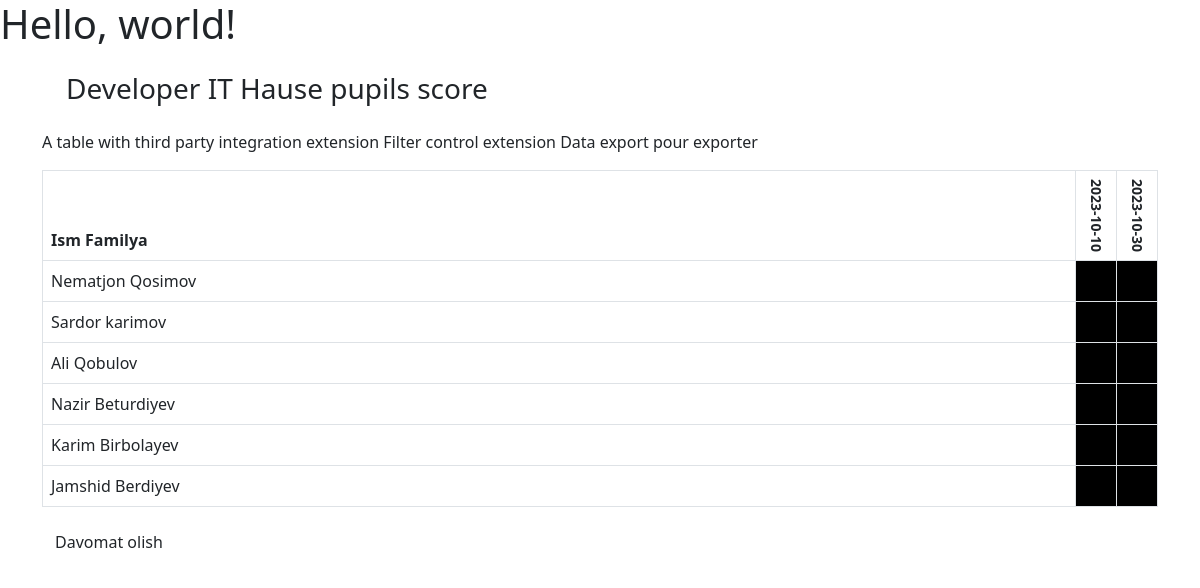
The page /3/attendance/ on the database its author committed.
### blog/models.py (models this page shows, shortened)
class Team(models.Model):
    name = models.CharField(max_length=50)

class Mark(models.Model):
    attendance = models.ForeignKey(Attendance, on_delete=models.CASCADE, related_name="mark")
    worker = models.ForeignKey(Worker, on_delete=models.CASCADE, related_name="marks")
    is_attended = models.BooleanField(default=False)
    class Meta:
        unique_together = ['attendance', 'worker']

class Attendance(models.Model):
    team = models.ForeignKey(Team, on_delete=models.CASCADE, related_name="attendance")
    date = models.DateField(auto_now_add=False)

class Worker(models.Model):
    fist_name = models.CharField(max_length=50)
    last_name = models.CharField(max_length=50)
    position = models.CharField(max_length=70)
    team = models.ForeignKey(Team, on_delete=models.CASCADE, related_name="workers")

### blog/views.py (the view)
# urls.py: path('<int:team_id>/attendance/', attedance_detail, name="detail"),
def attedance_detail(request, team_id):
    team = Team.objects.get(id=team_id)
    is_att_taken = True if Attendance.objects.filter(date=date.today(), team=team) else False
    return render(request, "detail.html", {"team": team, "is_att_taken": is_att_taken})

### templates/detail.html (shortened to what this page needs)
{% extends "base.html" %}
{% block content %}
{% now "Y-m-d" as today %}
<div class="container mt-3">
        <h3 class="m-4"> {{team.name}} IT Hause pupils score</h3>
        <p>A table with third party integration extension Filter control extension Data export</a> pour exporter</p>
        <table class="table table-bordered">
            <thead>
                <tr>
                    <th scope="col">Ism Familya</th>
                    {% for mark in team.workers.first.marks.all %}
                    <th style="writing-mode: vertical-rl; text-orientation: mixed;">
                        {% if today == mark.attendance.date|date:"Y-m-d" %}
                        <small><a href="{% url 'update' mark.attendance.id %}">{{mark.attendance.date|date:"Y-m-d"}}</a></small>
                        {% else %}
                        <small>{{mark.attendance.date|date:"Y-m-d"}}</small>
                        {% endif %}
                    </th>
                    {% endfor %}
                </tr>
            </thead>
            <tbody>
                {% for worker in team.workers.all %}
                <tr>
                    <td>{{worker.fist_name}} {{worker.last_name}}</td>
                    {% for mark in worker.marks.all %}
                    {% if mark.is_attended %}
                        <td style="height: 5px; width: 5px;"></td>
                    {% else %}
                        <td style="height: 5px; width: 5px; background: #000;"></td>
                    {% endif %}
                    {% endfor %}
                </tr>
                {% endfor %}
        </tbody>
        </table>
        {% if is_att_taken %}
            <a href="#" class="btn btn-danger">Davomat olingan</a>
        {% else %}
            <a href="{% url 'take' team.id %}" class="btn btn-secondry">Davomat olish</a>
        {% endif %}
</div>
{% endblock content %}

### templates/base.html (shortened to what this page needs)
<!DOCTYPE html>
{% load static %}
<html lang="en">
  <head>
    <link href="https://cdn.jsdelivr.net/npm/bootstrap@5.0.2/dist/css/bootstrap.min.css" rel="stylesheet">
    <link rel="stylesheet" href="{% static 'css/style.css' %}">
  </head>
  <body>
  <h1>Hello, world!</h1>
    {% block content %}
    {% endblock content %}
  </body>
</html>

### rows shown on the page
Team: name "Developer"
Mark: attendance "2023-10-10", is_attended False (drawn)
Mark: attendance "2023-10-30", is_attended False (drawn)
Worker: fist_name "Nematjon", last_name "Qosimov"
Worker: fist_name "Sardor", last_name "karimov"
Mark: is_attended False (drawn)
Mark: is_attended False (drawn)
Worker: fist_name "Ali", last_name "Qobulov"
Mark: is_attended False (drawn)
Mark: is_attended False (drawn)
Worker: fist_name "Nazir", last_name "Beturdiyev"
Mark: is_attended False (drawn)
Mark: is_attended False (drawn)
Worker: fist_name "Karim", last_name "Birbolayev"
Mark: is_attended False (drawn)
Mark: is_attended False (drawn)
Worker: fist_name "Jamshid", last_name "Berdiyev"
Mark: is_attended False (drawn)
Mark: is_attended False (drawn)
